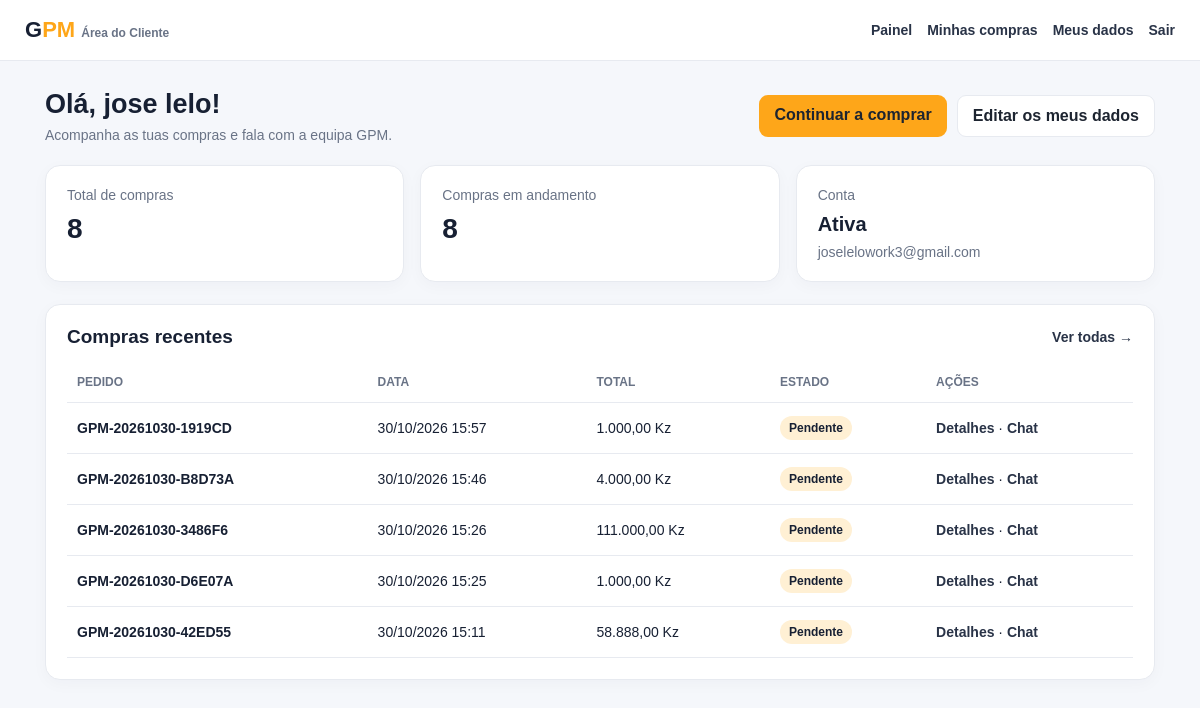
The app's page /gpm2/cliente/painel-cliente/index.php (signed in) with its own data.
### tables this page shows
CREATE TABLE `customers` (
  `id` bigint(20) UNSIGNED NOT NULL,
  `customer_type` enum('individual','company') NOT NULL DEFAULT 'individual',
  `name` varchar(180) NOT NULL,
  `nif` varchar(50) DEFAULT NULL,
  `phone` varchar(40) NOT NULL,
  `email` varchar(190) DEFAULT NULL,
  `password` varchar(255) DEFAULT NULL,
  `address` text DEFAULT NULL,
  `city` varchar(100) DEFAULT NULL,
  `province` varchar(100) DEFAULT NULL,
  `active` tinyint(1) NOT NULL DEFAULT 1,
  `email_verified_at` datetime DEFAULT NULL,
  `last_login_at` datetime DEFAULT NULL,
  `created_at` timestamp NOT NULL DEFAULT current_timestamp(),
  `updated_at` timestamp NOT NULL DEFAULT current_timestamp() ON UPDATE current_timestamp()
);

CREATE TABLE `orders` (
  `id` bigint(20) UNSIGNED NOT NULL,
  `order_number` varchar(40) NOT NULL,
  `customer_id` bigint(20) UNSIGNED NOT NULL,
  `responsible_user_id` bigint(20) UNSIGNED DEFAULT NULL,
  `customer_type` enum('individual','company') NOT NULL DEFAULT 'individual',
  `customer_name` varchar(180) NOT NULL,
  `customer_nif` varchar(50) DEFAULT NULL,
  `customer_phone` varchar(40) NOT NULL,
  `customer_email` varchar(190) DEFAULT NULL,
  `delivery_address` text DEFAULT NULL,
  `delivery_city` varchar(100) DEFAULT NULL,
  `delivery_province` varchar(100) DEFAULT NULL,
  `delivery_fee` decimal(15,2) NOT NULL DEFAULT 0.00,
  `discount` decimal(15,2) NOT NULL DEFAULT 0.00,
  `subtotal` decimal(15,2) NOT NULL DEFAULT 0.00,
  `total` decimal(15,2) NOT NULL DEFAULT 0.00,
  `payment_method` varchar(80) DEFAULT NULL,
  `payment_status` enum('pending','partial','paid','refunded') NOT NULL DEFAULT 'pending',
  `status` enum('pending','confirmed','preparing','shipped','completed','cancelled') NOT NULL DEFAULT 'pending',
  `notes` text DEFAULT NULL,
  `stock_deducted` tinyint(1) NOT NULL DEFAULT 0,
  `ordered_at` datetime NOT NULL DEFAULT current_timestamp(),
  `confirmed_at` datetime DEFAULT NULL,
  `completed_at` datetime DEFAULT NULL,
  `cancelled_at` datetime DEFAULT NULL,
  `created_at` timestamp NOT NULL DEFAULT current_timestamp(),
  `updated_at` timestamp NOT NULL DEFAULT current_timestamp() ON UPDATE current_timestamp(),
  `delivery_street` varchar(180) DEFAULT NULL,
  `delivery_neighborhood` varchar(120) DEFAULT NULL,
  `delivery_reference` varchar(255) DEFAULT NULL
);

### gpm2/cliente/includes/iniciar.php (called while the page is built, shortened)
<?php
function cliente_atual(): ?array
{
    $sessao = $_SESSION['gpm_customer'] ?? null;
    try {
        $stmt = db()->prepare(
            'SELECT id, name, email, active FROM customers WHERE id = ? LIMIT 1'
        );
        $stmt->execute([(int)$sessao['id']]);
        $cliente = $stmt->fetch(PDO::FETCH_ASSOC);
    } catch (Throwable $e) {
        error_log('[GPM customer auth] ' . $e->getMessage());
        $validated = true;
        return null;
    }
    $clienteValidado = $_SESSION['gpm_customer'];
    return $clienteValidado;
}

### gpm2/config/database.php (called while the page is built, shortened)
<?php
if (!function_exists('db')) {
    function db(): PDO
    {
        static $pdo = null;
        if ($pdo instanceof PDO) {
            return $pdo;
        }
        $dsn = 'mysql:host=' . DB_HOST
            . ';port=' . DB_PORT
            . ';dbname=' . DB_NAME
            . ';charset=utf8mb4';
        $pdo = new PDO($dsn, DB_USER, DB_PASS, [
            PDO::ATTR_ERRMODE => PDO::ERRMODE_EXCEPTION,
            PDO::ATTR_DEFAULT_FETCH_MODE => PDO::FETCH_ASSOC,
            PDO::ATTR_EMULATE_PREPARES => false,
        ]);
        return $pdo;
    }
}

### gpm2/cliente/painel-cliente/index.php (the view, shortened to what this page needs)
<?php
require_once __DIR__ . '/../includes/iniciar.php';
$cliente = cliente_atual();
$pdo = db();
$clienteId = (int)$cliente['id'];
$stmt = $pdo->prepare("SELECT COUNT(*) FROM orders WHERE customer_id = ?");
$stmt->execute([$clienteId]);
$totalPedidos = (int)$stmt->fetchColumn();
$stmt = $pdo->prepare("SELECT COUNT(*) FROM orders WHERE customer_id = ? AND status IN ('pending','confirmed','preparing','shipped')");
$stmt->execute([$clienteId]);
$pedidosAtivos = (int)$stmt->fetchColumn();
$stmt = $pdo->prepare("SELECT id, order_number, total, status, ordered_at FROM orders WHERE customer_id = ? ORDER BY ordered_at DESC, id DESC LIMIT 5");
$stmt->execute([$clienteId]);
$pedidos = $stmt->fetchAll(PDO::FETCH_ASSOC);
function estado_pedido_cliente(string $status): string {
    $estados = [
        'pending' => 'Pendente',
        'confirmed' => 'Confirmado',
        'preparing' => 'Em preparação',
        'shipped' => 'Enviado',
        'completed' => 'Concluído',
        'cancelled' => 'Cancelado'
    ];
    return $estados[$status] ?? $status;
}
function dinheiro_cliente($valor): string {
    return number_format((float)$valor, 2, ',', '.') . ' Kz';
}
?>
<!doctype html>
<html lang="pt">
<head>
</head>
<body>
<header>
<a class="brand" href="index.php">G<span>PM</span> <small style="font-size:12px;color:#697386">Área do Cliente</small></a>
<nav><a href="index.php">Painel</a><a href="pedidos.php">Minhas compras</a><a href="dados.php">Meus dados</a><a href="../logout.php">Sair</a></nav>
</header>
<main>
<div class="welcome">
<div><h1>Olá, <?= htmlspecialchars((string)($cliente['name'] ?? 'Cliente'), ENT_QUOTES, 'UTF-8') ?>!</h1><div class="muted">Acompanha as tuas compras e fala com a equipa GPM.</div></div>
<div class="actions"><a class="btn" href="../index.php">Continuar a comprar</a><a class="btn alt" href="dados.php">Editar os meus dados</a></div>
</div>
<div class="cards">
<div class="card"><div class="muted">Total de compras</div><div class="metric"><?= $totalPedidos ?></div></div>
<div class="card"><div class="muted">Compras em andamento</div><div class="metric"><?= $pedidosAtivos ?></div></div>
<div class="card"><div class="muted">Conta</div><div class="metric" style="font-size:20px">Ativa</div><div class="muted" style="margin-top:8px"><?= htmlspecialchars((string)($cliente['email'] ?? ''), ENT_QUOTES, 'UTF-8') ?></div></div>
</div>
<section class="card">
<div class="section-title"><h2>Compras recentes</h2><a class="link" href="pedidos.php">Ver todas →</a></div>
<?php if (!$pedidos): ?>
<div class="empty">Ainda não tens compras. <a href="../index.php">Explora os produtos</a> e faz a tua primeira encomenda.</div>
<?php else: ?>
<div class="table-wrap"><table><thead><tr><th>Pedido</th><th>Data</th><th>Total</th><th>Estado</th><th>Ações</th></tr></thead><tbody>
<?php foreach ($pedidos as $p): ?>
<tr>
<td><strong><?= htmlspecialchars((string)$p['order_number'], ENT_QUOTES, 'UTF-8') ?></strong></td>
<td><?= htmlspecialchars(date('d/m/Y H:i', strtotime((string)$p['ordered_at'])), ENT_QUOTES, 'UTF-8') ?></td>
<td><?= dinheiro_cliente($p['total']) ?></td>
<td><span class="badge"><?= htmlspecialchars(estado_pedido_cliente((string)$p['status']), ENT_QUOTES, 'UTF-8') ?></span></td>
<td><a class="link" href="../pedido.php?id=<?= (int)$p['id'] ?>">Detalhes</a> · <a class="link" href="../chat.php?pedido=<?= (int)$p['id'] ?>">Chat</a></td>
</tr>
<?php endforeach; ?>
</tbody></table></div>
<?php endif; ?>
</section>
</main></body></html>

### gpm2/cliente/painel-cliente/index.php (style rules this page uses)
:root { --orange:#FEA619;--ink:#172033;--muted:#697386;--line:#e7eaf0;--bg:#f5f7fb }
* { box-sizing:border-box }
body { margin:0;background:var(--bg);font-family:Arial,sans-serif;color:var(--ink) }
header { background:#fff;border-bottom:1px solid var(--line);padding:17px max(20px,calc((100% - 1150px)/2));display:flex;justify-content:space-between;align-items:center;gap:15px }
.brand { font-weight:800;font-size:22px;color:var(--ink);text-decoration:none }
.brand span { color:var(--orange) }
nav { display:flex;gap:15px;flex-wrap:wrap }
nav a,.link { color:#293347;text-decoration:none;font-size:14px;font-weight:700 }
main { max-width:1150px;margin:28px auto;padding:0 20px }
.welcome { display:flex;justify-content:space-between;align-items:center;gap:15px;flex-wrap:wrap;margin-bottom:22px }
h1 { font-size:27px;margin:0 0 7px }
.muted { color:var(--muted);font-size:14px }
.cards { display:grid;grid-template-columns:repeat(3,minmax(0,1fr));gap:16px;margin-bottom:22px }
.card { background:white;border:1px solid var(--line);border-radius:15px;padding:21px;box-shadow:0 4px 16px #17203308 }
.metric { font-size:28px;font-weight:800;margin-top:10px }
.actions { display:flex;gap:10px;flex-wrap:wrap }
.btn { display:inline-block;background:var(--orange);color:#1d2430;text-decoration:none;padding:11px 15px;border-radius:9px;font-weight:700;border:0;cursor:pointer }
.btn.alt { background:#fff;border:1px solid var(--line) }
.section-title { display:flex;justify-content:space-between;align-items:center;gap:12px;margin-bottom:14px }
h2 { font-size:19px;margin:0 }
.table-wrap { overflow-x:auto }
table { width:100%;border-collapse:collapse;min-width:580px }
th,td { text-align:left;padding:13px 10px;border-bottom:1px solid var(--line);font-size:14px }
th { color:var(--muted);font-size:12px;text-transform:uppercase }
.badge { display:inline-block;border-radius:20px;padding:5px 9px;background:#fff0d4;font-size:12px;font-weight:700 }

### records on screen
customers: name "jose lelo", email "joselelowork3@gmail.com"
orders: order_number "GPM-20261030-1919CD", ordered_at "30/10/2026 15:57", total "1.000,00 Kz", status "Pendente"
orders: order_number "GPM-20261030-B8D73A", ordered_at "30/10/2026 15:46", total "4.000,00 Kz", status "Pendente"
orders: order_number "GPM-20261030-3486F6", ordered_at "30/10/2026 15:26", total "111.000,00 Kz", status "Pendente"
orders: order_number "GPM-20261030-D6E07A", ordered_at "30/10/2026 15:25", total "1.000,00 Kz", status "Pendente"
orders: order_number "GPM-20261030-42ED55", ordered_at "30/10/2026 15:11", total "58.888,00 Kz", status "Pendente"

### other values on screen
$totalPedidos "8"
$pedidosAtivos "8"
